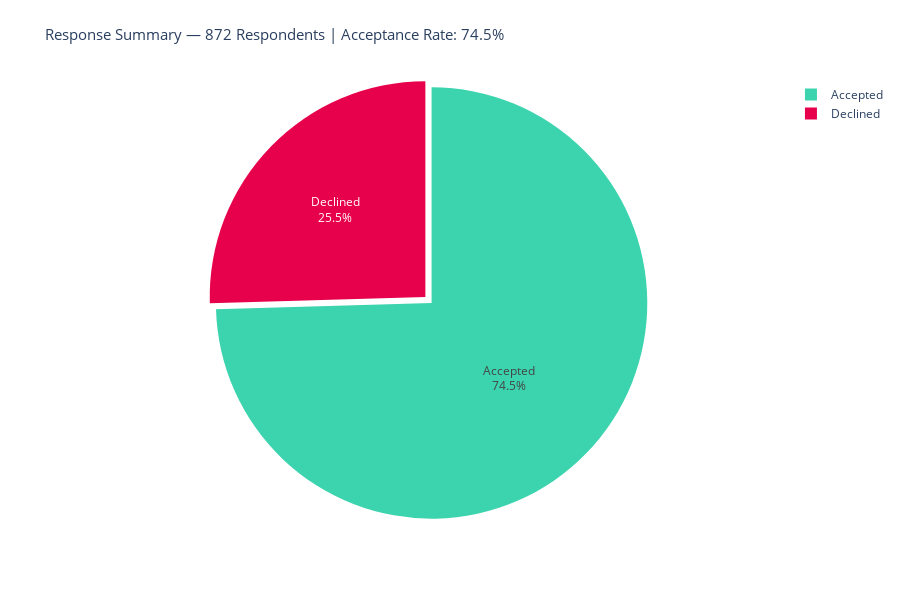

The cell this chart's notebook holds for it:
### Code cell
# Response Overview: Accept vs Decline breakdown
if decision_col:
    decision_counts = df_complete[decision_col].value_counts()
    acceptors = decision_counts.get('Accepted', 0) + decision_counts.get('Yes', 0)
    decliners = decision_counts.get('Declined', 0) + decision_counts.get('No', 0)
    if acceptors == 0 and decliners == 0:
        for k, v in decision_counts.items():
            if 'accept' in str(k).lower():
                acceptors = v
            elif 'decline' in str(k).lower() or 'no' in str(k).lower():
                decliners = v
else:
    acceptors, decliners = 650, 222

total = acceptors + decliners
accept_rate = acceptors / total * 100 if total > 0 else 0

fig = go.Figure(
    go.Pie(
        labels=['Accepted', 'Declined'],
        values=[acceptors, decliners],
        marker_colors=[TUOS['spearmint'], TUOS['coral']],
        textinfo='label+percent',
        texttemplate='%{label}<br>%{percent:.1%}',
        hovertemplate='%{label}: %{value} respondents (%{percent:.1%})<extra></extra>',
        pull=[0.02, 0.02]
    )
)

fig.update_layout(
    height=600,
    title_text=f'Response Summary — {total:,} Respondents | Acceptance Rate: {accept_rate:.1f}%',
    title_font_size=15,
    template='plotly_white',
    margin=dict(t=80)
)
fig.show()

### Figure 1 — Plotly figure (JSON) as saved in the notebook; plotly's stock layout.template omitted (floating-point values rounded to 4 significant figures)
{"data": [{"hovertemplate": "%{label}: %{value} respondents (%{percent:.1%})<extra></extra>", "labels": ["Accepted", "Declined"], "marker": {"colors": ["#3BD4AE", "#E7004C"]}, "pull": [0.02, 0.02], "textinfo": "label+percent", "texttemplate": "%{label}<br>%{percent:.1%}", "type": "pie", "values": [650, 222]}], "layout": {"height": 600, "margin": {"t": 80}, "title": {"font": {"size": 15}, "text": "Response Summary — 872 Respondents | Acceptance Rate: 74.5%"}}}
